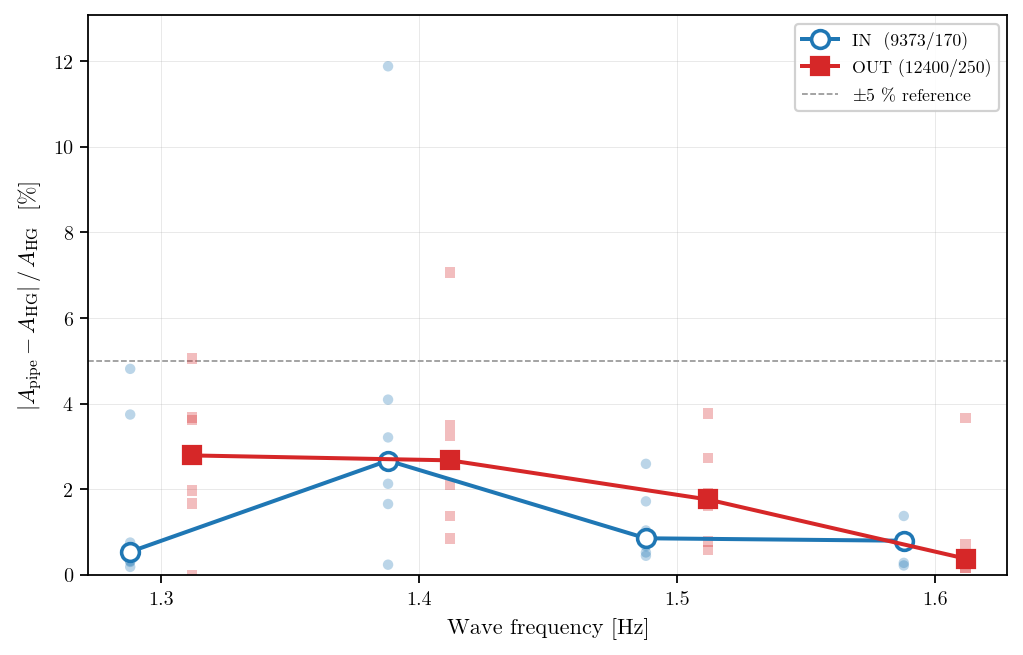

Source code (Python):
"""
Pipeline window vs Huseby–Grue window — direct OUT/IN comparison
================================================================

Computes OUT/IN(FFT) under two window strategies on the same canon runs:

  HG  : probe-shifted Huseby–Grue [50T, 60T] anchored at r = 12.4 m
        (= our OUT probe). For r_probe < 12.4 m the window is shifted
        earlier by ΔT = (12.4 − r_probe) / c_g(f) · f periods. Length =
        10 T uniform. Start UC-snapped to nearest ±T.

  OURS: per-probe arrival anchor — t_start = r_probe / c_g(f, h) +
        HG.N_OFFSET / f. Length = HG.N_LENGTH / f (uniform 10 T).
        This is the window the live pipeline uses (post 2026-05-02
        roll-out: N_OFFSET=7, N_LENGTH=10). Start UC-snapped to nearest
        ±T.

Both windows use the same FFT method (peak-bin nearest, ±0.05 Hz around
paddle f) and the same UC-snap rule. Only the start position differs.
At canon thesis frequencies, OURS starts ~11–12 wave periods earlier
than HG (table below):

  At IN  (r=9.373 m):
    f=1.3 Hz: HG ≈ 33.4 s    OURS ≈ 20.9 s     Δ ≈ -12.5 s ≈ -16T
    f=1.4 Hz: HG ≈ 30.3 s    OURS ≈ 21.8 s     Δ ≈ -8.5 s  ≈ -12T
    f=1.5 Hz: HG ≈ 27.5 s    OURS ≈ 22.7 s     Δ ≈ -4.8 s  ≈ -7T
    f=1.6 Hz: HG ≈ 25.1 s    OURS ≈ 23.6 s     Δ ≈ -1.5 s  ≈ -2T

  At OUT (r=12.4 m):
    f=1.3 Hz: HG ≈ 38.5 s    OURS ≈ 25.9 s     Δ ≈ -12.6 s ≈ -16T
    f=1.4 Hz: HG ≈ 35.7 s    OURS ≈ 27.2 s     Δ ≈ -8.5 s  ≈ -12T
    f=1.5 Hz: HG ≈ 33.3 s    OURS ≈ 28.5 s     Δ ≈ -4.8 s  ≈ -7T
    f=1.6 Hz: HG ≈ 31.3 s    OURS ≈ 29.8 s     Δ ≈ -1.5 s  ≈ -2T

The question this script answers:

  Does the OURS window — anchored at probe arrival rather than at OUT-50T —
  produce OUT/IN ratios that agree with the literature-cited H&G window
  within an acceptable margin?

The key worry is that OURS sits inside the wave-train arrival region at
1.3 Hz (~16T earlier than H&G), where amplitude may not yet be fully
stable. If the agreement holds, OURS is "as good as H&G" for our purpose
and we can use it (per40 + per240 pooled) at our chosen frequency range.

Scope restriction: per240 runs ONLY. Per40 paddle output is ~28 s at
1.4 Hz, but H&G's OUT-probe window ends at ~42.9 s — well into the
wave-train decay region. Comparing OURS (in steady state) against H&G
(in decay) would be apples-to-oranges. Per240 has ~170 s of paddle
output, so both windows fit fully in steady state. (See the previous
finding `per40_and_per240_HG_shifted_findings.md` for evidence that the
probe-shifted H&G window itself produces consistent OUT/IN across per40
and per240 runs — that's a separate validation of the probe-shift
methodology, not a window-comparison.)

Outputs (scratch only):
    analysis_scratch/window_pipeline_vs_hg.csv
    analysis_scratch/window_pipeline_vs_hg.pdf
    analysis_scratch/window_pipeline_vs_hg.png
    analysis_scratch/window_pipeline_vs_hg_findings.md
    stdout: numerical summary + per-(f, probe) snapped-window listing

Run from repo root:
    /opt/anaconda3/envs/draumkvedet/bin/python analysis_scratch/window_pipeline_vs_hg.py

Companion sibling: `window_variable_N_prototype.py` — historical, evaluates
the abandoned 2026-04-30 N-squeeze (N_OFFSET=10, variable N(f)). Kept as
record of the back-and-forth that led to the live N_OFFSET=7, N_LENGTH=10
choice; do NOT use as a current reference.
"""

import sys
import warnings
from pathlib import Path

warnings.filterwarnings("ignore")

import numpy as np
import pandas as pd
import matplotlib

matplotlib.use("Agg")
import matplotlib.pyplot as plt

BASE = Path(__file__).resolve().parent.parent
sys.path.insert(0, str(BASE))

import os
os.chdir(BASE)

from wavescripts.improved_data_loader import load_analysis_data, load_processed_dfs
from wavescripts.plot_utils import apply_thesis_style, WIND_COLOR_MAP, amp_to_label
from wavescripts.constants import c_group, HG

apply_thesis_style()

# ── Config ──────────────────────────────────────────────────────────────
FS                 = 250.0
FFT_BAND_HZ        = 0.05

THESIS_FREQS       = [1.3, 1.4, 1.5, 1.6]
THESIS_AMPS        = [0.10, 0.20, 0.30]

IN_PROBES          = ["9373/170", "9373/340"]
OUT_PROBE          = "12400/250"
PROBE_R_M          = {"9373/170": 9.373, "9373/340": 9.373, "12400/250": 12.400}
TANK_DEPTH_M       = HG.TANK_DEPTH_M

SNAP_HALFWIDTH_T   = 1.0   # ±1 wave period UC search window

# HG (legacy reference) — the [50T, 60T] H&G window anchored at r = 12.4 m.
# These were removed from `HG` (constants.py) when the dataclass was
# reformulated 2026-05-02 to per-probe arrival anchoring; kept here as
# local constants because this comparison's whole point is "ours vs that".
HG_REF_R_M          = 12.400
HG_START_T          = 50
HG_END_T            = 60
HG_WINDOW_LENGTH_T  = HG_END_T - HG_START_T   # 10

# OURS — taken straight from the live pipeline (constants.py)
PIPELINE_N_OFFSET   = HG.N_OFFSET    # 7
PIPELINE_N_LENGTH   = HG.N_LENGTH    # 10

# Canon — march-2026 cond4 lowrange
PROCESSED_DIRS = [
    Path("waveprocessed/PROCESSED-20260326-ProbePos4_31_FPV_2-tett6roof-under9Mooring-height100-lowrange"),
    Path("waveprocessed/PROCESSED-20260327-ProbePos4_31_FPV_2-tett6roof-under9Mooring30-height100-lowrange"),
]

SCRATCH_DIR = Path(__file__).parent
OUT_PDF     = SCRATCH_DIR / "window_pipeline_vs_hg.pdf"
OUT_PNG     = SCRATCH_DIR / "window_pipeline_vs_hg.png"
OUT_CSV     = SCRATCH_DIR / "window_pipeline_vs_hg.csv"
OUT_MD      = SCRATCH_DIR / "window_pipeline_vs_hg_findings.md"


# ── Helpers ─────────────────────────────────────────────────────────────
def fft_amp_at_freq(segment: np.ndarray, target_hz: float,
                    fs: float = FS, band_hz: float = FFT_BAND_HZ) -> float:
    N = len(segment)
    if N < 4:
        return np.nan
    seg = np.asarray(segment, dtype=float).copy()
    if np.isnan(seg).any():
        idx  = np.arange(N)
        good = ~np.isnan(seg)
        if good.sum() < N * 0.9:
            return np.nan
        seg = np.interp(idx, idx[good], seg[good])
    freqs = np.fft.fftfreq(N, d=1.0 / fs)
    pos   = freqs > 0
    pos_f = freqs[pos]
    mask  = (pos_f >= target_hz - band_hz) & (pos_f <= target_hz + band_hz)
    if not mask.any():
        j = int(np.argmin(np.abs(pos_f - target_hz)))
    else:
        local_idx = int(np.argmin(np.abs(pos_f[mask] - target_hz)))
        j = np.where(mask)[0][local_idx]
    fft_vals = np.fft.fft(seg)
    amps_pos = 2.0 * np.abs(fft_vals[pos]) / N
    return float(amps_pos[j])


def get_eta(df_run: pd.DataFrame, pos: str):
    for col in (f"eta_{pos}_interp", f"eta_{pos}"):
        if col in df_run.columns:
            return df_run[col].to_numpy(dtype=float)
    return None


def canonical_in_signal(df_run: pd.DataFrame):
    sigs = []
    for p in IN_PROBES:
        s = get_eta(df_run, p)
        if s is not None:
            sigs.append(s)
    if not sigs:
        return None
    nmin = min(len(s) for s in sigs)
    stack = np.vstack([s[:nmin] for s in sigs])
    return np.nanmean(stack, axis=0)


def snap_to_upcrossing(signal: np.ndarray, target_idx: int,
                       f_paddle: float, fs: float = FS) -> int:
    """Snap target sample idx to nearest zero-upcrossing within ±SNAP_HALFWIDTH_T
    periods, threshold = local DC mean of first 2 s of signal (matches
    live pipeline)."""
    if target_idx < 0 or target_idx >= len(signal):
        return target_idx
    samples_per_period = int(round(fs / f_paddle))
    halfwidth = int(round(SNAP_HALFWIDTH_T * samples_per_period))
    baseline_n = int(2 * fs)
    upcross_level = float(np.nanmean(signal[:baseline_n]))
    above = signal > upcross_level
    all_uc = np.where((~above[:-1]) & above[1:])[0] + 1
    lo = max(0, target_idx - halfwidth)
    hi = min(len(signal) - 1, target_idx + halfwidth)
    cands = all_uc[(all_uc >= lo) & (all_uc <= hi)]
    if len(cands) == 0:
        return target_idx
    return int(cands[np.argmin(np.abs(cands - target_idx))])


# ── Window functions ────────────────────────────────────────────────────
def hg_window_indices(signal: np.ndarray, probe: str,
                      f_paddle: float, fs: float = FS):
    """Probe-shifted H&G [50T, 60T] anchored at r = 12.4 m.
    Start UC-snapped; end = start + 10·samples_per_period."""
    r_probe_m = PROBE_R_M[probe]
    cg = c_group(f_paddle, TANK_DEPTH_M)
    dT_periods = (HG_REF_R_M - r_probe_m) / cg * f_paddle
    start_T = HG_START_T - dT_periods
    samples_per_period = int(round(fs / f_paddle))
    target_start_idx = int(round(start_T * samples_per_period))
    snap_start = snap_to_upcrossing(signal, target_start_idx, f_paddle, fs)
    snap_end = snap_start + HG_WINDOW_LENGTH_T * samples_per_period
    return snap_start, snap_end


def pipeline_window_indices(signal: np.ndarray, probe: str,
                            f_paddle: float, fs: float = FS):
    """Live pipeline window: t_start = r/c_g(f,h) + N_OFFSET/f,
    length = N_LENGTH·samples_per_period. UC-snapped start."""
    r_m = PROBE_R_M[probe]
    cg = c_group(f_paddle, TANK_DEPTH_M)
    t_start = r_m / cg + PIPELINE_N_OFFSET / f_paddle
    target_start_idx = int(round(t_start * fs))
    snap_start = snap_to_upcrossing(signal, target_start_idx, f_paddle, fs)
    samples_per_period = int(round(fs / f_paddle))
    snap_end = snap_start + PIPELINE_N_LENGTH * samples_per_period
    return snap_start, snap_end


def amp_in_window_indices(signal: np.ndarray, s: int, e: int,
                          f_paddle: float) -> float:
    if s < 0 or e > len(signal) or e <= s:
        return np.nan
    return fft_amp_at_freq(signal[s:e], f_paddle)


# ── Load ────────────────────────────────────────────────────────────────
print("1. Loading meta + processed_dfs (canon March-2026 lowrange) …")
combined_meta, _, _, _ = load_analysis_data(
    *[str(d) for d in PROCESSED_DIRS], load_processed=False
)
processed_dfs = load_processed_dfs(*[str(d) for d in PROCESSED_DIRS])
print(f"   meta: {len(combined_meta)} rows · processed_dfs: {len(processed_dfs)} runs")


# per240-only: H&G's [50T, 60T] window at the OUT probe ends past the
# wavemaker stop on per40 runs (paddle stop = 40/f ≈ 28 s at 1.4 Hz; H&G
# OUT window ends at ~42.9 s — well into the wave-train decay). Comparing
# our pipeline's in-train measurement to H&G's decay-region measurement
# would be apples-to-oranges. Per240 has 240/f ≈ 170 s of paddle output —
# both windows fit fully in steady-state.
PER240_PERIODS_THRESHOLD = 200


def select_canon() -> pd.DataFrame:
    f_col = pd.to_numeric(combined_meta["WaveFrequencyInput [Hz]"], errors="coerce")
    a_col = pd.to_numeric(combined_meta["WaveAmplitudeInput [Volt]"], errors="coerce")
    p_col = pd.to_numeric(combined_meta["WavePeriodInput"], errors="coerce")
    mask = (
        f_col.between(min(THESIS_FREQS) - 0.02, max(THESIS_FREQS) + 0.02)
        & a_col.between(min(THESIS_AMPS) - 0.005, max(THESIS_AMPS) + 0.005)
        & (p_col >= PER240_PERIODS_THRESHOLD)
        & (combined_meta["PanelCondition"] == "full")
        & (combined_meta["quality_flag"] == "ok")
    )
    sub = combined_meta[mask].copy()
    sub["freq_r"] = f_col[mask].round(2)
    sub["amp_r"]  = a_col[mask].round(2)
    return sub


sel = select_canon()
print(f"\n2. Canonical scope (per240 only): {len(sel)} runs across "
      f"{sel['freq_r'].nunique()} freqs × "
      f"{sel['amp_r'].nunique()} amps × "
      f"{sel['WindCondition'].nunique()} winds")
print("   per240 = WavePeriodInput >= "
      f"{PER240_PERIODS_THRESHOLD}, paddle output ≈ {200/1.4:.0f}–{240/1.3:.0f} s "
      "across thesis frequencies — both windows fit fully in steady-state.")


# ── 3. Compute HG + pipeline OUT/IN per run ─────────────────────────────
print("\n3. Computing OUT/IN under HG vs pipeline windows per run …")
records = []
for _, r in sel.iterrows():
    df = processed_dfs.get(r["path"])
    if df is None:
        continue
    f = float(r["freq_r"])
    sig_in  = canonical_in_signal(df)
    sig_out = get_eta(df, OUT_PROBE)
    if sig_in is None or sig_out is None:
        continue

    # H&G windows
    s_in_h,  e_in_h  = hg_window_indices(sig_in,  IN_PROBES[0], f, FS)
    s_out_h, e_out_h = hg_window_indices(sig_out, OUT_PROBE,    f, FS)
    a_in_h  = amp_in_window_indices(sig_in,  s_in_h,  e_in_h,  f)
    a_out_h = amp_in_window_indices(sig_out, s_out_h, e_out_h, f)
    outin_h = a_out_h / a_in_h if (np.isfinite(a_in_h) and a_in_h > 0) else np.nan

    # Pipeline (ours) windows
    s_in_p,  e_in_p  = pipeline_window_indices(sig_in,  IN_PROBES[0], f, FS)
    s_out_p, e_out_p = pipeline_window_indices(sig_out, OUT_PROBE,    f, FS)
    a_in_p  = amp_in_window_indices(sig_in,  s_in_p,  e_in_p,  f)
    a_out_p = amp_in_window_indices(sig_out, s_out_p, e_out_p, f)
    outin_p = a_out_p / a_in_p if (np.isfinite(a_in_p) and a_in_p > 0) else np.nan

    records.append({
        "path":           r["path"],
        "freq_r":         f,
        "amp_r":          round(float(r["amp_r"]), 2),
        "wind":           r["WindCondition"],
        "A_in_hg":        a_in_h,
        "A_out_hg":       a_out_h,
        "OUT_IN_hg":      outin_h,
        "A_in_pipe":      a_in_p,
        "A_out_pipe":     a_out_p,
        "OUT_IN_pipe":    outin_p,
        # snapped window endpoints (s) for verification
        "in_window_hg_s":   (s_in_h  / FS,  e_in_h  / FS),
        "out_window_hg_s":  (s_out_h / FS,  e_out_h / FS),
        "in_window_pipe_s": (s_in_p  / FS,  e_in_p  / FS),
        "out_window_pipe_s":(s_out_p / FS,  e_out_p / FS),
    })

per_run = pd.DataFrame(records)
per_run["delta_OUT_IN"] = per_run["OUT_IN_pipe"] - per_run["OUT_IN_hg"]
per_run["pct_OUT_IN"]   = per_run["delta_OUT_IN"] / per_run["OUT_IN_hg"] * 100.0
# Per-probe relative disagreement (signed): pipeline minus H&G, in %.
# These are the headline methodology numbers — direct A_pipe vs A_hg
# comparison on each probe, no ratio compounding.
per_run["pct_IN"]  = (per_run["A_in_pipe"]  - per_run["A_in_hg"])  / per_run["A_in_hg"]  * 100.0
per_run["pct_OUT"] = (per_run["A_out_pipe"] - per_run["A_out_hg"]) / per_run["A_out_hg"] * 100.0
print(f"   {len(per_run)} per-run rows computed")


# ── 4. Aggregate per (freq, amp, wind) ──────────────────────────────────
print("\n4. Aggregating per (freq, amp, wind) …")
agg = per_run.groupby(["freq_r", "amp_r", "wind"]).agg(
    OUT_IN_hg_mean   = ("OUT_IN_hg", "mean"),
    OUT_IN_pipe_mean = ("OUT_IN_pipe", "mean"),
    OUT_IN_hg_std    = ("OUT_IN_hg", "std"),
    OUT_IN_pipe_std  = ("OUT_IN_pipe", "std"),
    n                = ("OUT_IN_hg", "size"),
).reset_index()
agg["delta_OUT_IN"] = agg["OUT_IN_pipe_mean"] - agg["OUT_IN_hg_mean"]
agg["pct_OUT_IN"]   = agg["delta_OUT_IN"] / agg["OUT_IN_hg_mean"] * 100.0


# ── 4b. Per-probe disagreement aggregation — the methodology headline ───
# Per-cell mean of pct_IN and pct_OUT (= pipeline − H&G in %), then
# tabulate per-probe summary stats and per-(freq, probe) medians.
print("\n4b. Per-probe agreement — per (freq, amp, wind) cell …")
cell_probe = per_run.groupby(["freq_r", "amp_r", "wind"]).agg(
    pct_IN  = ("pct_IN",  "mean"),
    pct_OUT = ("pct_OUT", "mean"),
    n       = ("pct_IN",  "size"),
).reset_index()

probe_summary = pd.DataFrame([
    {
        "probe":            "9373/170 (IN)",
        "n_cells":          int(cell_probe["pct_IN"].notna().sum()),
        "median_abs_pct":   float(cell_probe["pct_IN"].abs().median()),
        "max_abs_pct":      float(cell_probe["pct_IN"].abs().max()),
        "within_pm5pct":    int((cell_probe["pct_IN"].abs() <= 5).sum()),
        "within_pm3pct":    int((cell_probe["pct_IN"].abs() <= 3).sum()),
        "within_pm2pct":    int((cell_probe["pct_IN"].abs() <= 2).sum()),
    },
    {
        "probe":            "12400/250 (OUT)",
        "n_cells":          int(cell_probe["pct_OUT"].notna().sum()),
        "median_abs_pct":   float(cell_probe["pct_OUT"].abs().median()),
        "max_abs_pct":      float(cell_probe["pct_OUT"].abs().max()),
        "within_pm5pct":    int((cell_probe["pct_OUT"].abs() <= 5).sum()),
        "within_pm3pct":    int((cell_probe["pct_OUT"].abs() <= 3).sum()),
        "within_pm2pct":    int((cell_probe["pct_OUT"].abs() <= 2).sum()),
    },
])
print(probe_summary.round(3).to_string(index=False))

# Per-(freq, probe) median |Δ|/A_HG  — the frequency trend
freq_trend_rows = []
for f in sorted(cell_probe["freq_r"].unique()):
    sub = cell_probe[cell_probe["freq_r"] == f]
    freq_trend_rows.append({
        "freq_hz":          f,
        "IN_median_abs":    float(sub["pct_IN"].abs().median()),
        "IN_max_abs":       float(sub["pct_IN"].abs().max()),
        "IN_min_abs":       float(sub["pct_IN"].abs().min()),
        "OUT_median_abs":   float(sub["pct_OUT"].abs().median()),
        "OUT_max_abs":      float(sub["pct_OUT"].abs().max()),
        "OUT_min_abs":      float(sub["pct_OUT"].abs().min()),
    })
freq_trend = pd.DataFrame(freq_trend_rows)
print("\nPer-frequency median |Δ|/A_HG across (amp, wind) cells:")
print(freq_trend.round(3).to_string(index=False))

# Spearman on the OUT trend — convergence as window-shift shrinks
try:
    from scipy.stats import spearmanr
    r_out, p_out = spearmanr(freq_trend["freq_hz"], freq_trend["OUT_median_abs"])
    r_in,  p_in  = spearmanr(freq_trend["freq_hz"], freq_trend["IN_median_abs"])
    print(f"\nSpearman r vs frequency:")
    print(f"  IN:  r = {r_in:+.3f}  p = {p_in:.3f}")
    print(f"  OUT: r = {r_out:+.3f}  p = {p_out:.3f}")
except Exception as e:
    r_out = p_out = r_in = p_in = float("nan")
    print(f"  spearmanr unavailable ({e})")


# ── 5. Wind-effect shift: Δτ = τ_fw − τ_nw under each window ────────────
print("\n5. Wind-effect shift per (freq, amp) …")
wind_pivot_hg = agg.pivot_table(
    index=["freq_r", "amp_r"], columns="wind",
    values="OUT_IN_hg_mean", aggfunc="first").reset_index()
wind_pivot_pipe = agg.pivot_table(
    index=["freq_r", "amp_r"], columns="wind",
    values="OUT_IN_pipe_mean", aggfunc="first").reset_index()

we = wind_pivot_hg.merge(wind_pivot_pipe, on=["freq_r", "amp_r"],
                         suffixes=("_hg", "_pipe"))
we["Dtau_hg"]    = we["full_hg"]   - we["no_hg"]
we["Dtau_pipe"]  = we["full_pipe"] - we["no_pipe"]
we["Dtau_shift"] = we["Dtau_pipe"] - we["Dtau_hg"]

print("\nWind effect (Δτ = τ_fw − τ_nw) per (freq, amp) — HG vs pipeline:")
print(we.round(4).to_string(index=False))


# ── 6. Verification — print snapped windows for one run per freq ────────
print("\n6. Snapped-window verification (one per40-fullwind run per freq) …")
print(f"  {'f':<5} {'IN HG':<24} {'IN pipe':<24} {'OUT HG':<24} {'OUT pipe':<24}")
print(f"  {'(Hz)':<5} {'[s_start, s_end]':<24} {'[s_start, s_end]':<24} {'[s_start, s_end]':<24} {'[s_start, s_end]':<24}")
print("  " + "─" * 120)
for f in THESIS_FREQS:
    sub = per_run[(per_run["freq_r"] == f)
                  & (per_run["amp_r"] == 0.20)
                  & (per_run["wind"] == "full")]
    if sub.empty:
        continue
    rep = sub.iloc[0]
    print(f"  {f:<5.1f} "
          f"{str(tuple(round(x, 2) for x in rep['in_window_hg_s'])):<24} "
          f"{str(tuple(round(x, 2) for x in rep['in_window_pipe_s'])):<24} "
          f"{str(tuple(round(x, 2) for x in rep['out_window_hg_s'])):<24} "
          f"{str(tuple(round(x, 2) for x in rep['out_window_pipe_s'])):<24}")


# ── 7. Single-panel methodology figure: |Δ A|/A_HG vs frequency, per probe
#       Reports per-probe amplitude agreement, NOT the OUT/IN ratio.
print("\n7. Plotting per-probe agreement vs frequency (single panel) …")
fig, ax = plt.subplots(figsize=(6.5, 4.2))

# Per-cell points (faint background) so the reader sees the spread.
ax.scatter(cell_probe["freq_r"] - 0.012,
           cell_probe["pct_IN"].abs(),
           color="#1f77b4", alpha=0.30, s=22,
           edgecolors="none", marker="o", zorder=2,
           label=None)
ax.scatter(cell_probe["freq_r"] + 0.012,
           cell_probe["pct_OUT"].abs(),
           color="#d62728", alpha=0.30, s=22,
           edgecolors="none", marker="s", zorder=2,
           label=None)

# Per-frequency median lines (foreground).
ax.plot(freq_trend["freq_hz"] - 0.012,
        freq_trend["IN_median_abs"],
        marker="o", ms=8, lw=1.8, color="#1f77b4",
        mfc="white", mec="#1f77b4", mew=1.6, zorder=4,
        label="IN  (9373/170)")
ax.plot(freq_trend["freq_hz"] + 0.012,
        freq_trend["OUT_median_abs"],
        marker="s", ms=8, lw=1.8, color="#d62728",
        zorder=4,
        label="OUT (12400/250)")

# 5% reference
ax.axhline(5.0, color="black", lw=0.7, ls="--", alpha=0.45, zorder=1,
           label=r"$\pm$5 % reference")

ax.set_xlabel("Wave frequency [Hz]", fontsize=10)
ax.set_ylabel(r"$|A_\mathrm{pipe} - A_\mathrm{HG}|\,/\,A_\mathrm{HG}$  [%]",
              fontsize=10)
ax.set_xticks(THESIS_FREQS)
ax.set_ylim(0, max(8.0, cell_probe[["pct_IN", "pct_OUT"]].abs().max().max() * 1.1))
ax.grid(True, alpha=0.3, lw=0.4)
ax.legend(fontsize=8, loc="upper right", framealpha=0.9)

fig.tight_layout()
fig.savefig(OUT_PDF, bbox_inches="tight")
fig.savefig(OUT_PNG, dpi=160, bbox_inches="tight")
plt.close(fig)
print(f"   saved → {OUT_PDF.relative_to(BASE)}")
print(f"          {OUT_PNG.relative_to(BASE)}")


# ── 8. Save CSV + findings ──────────────────────────────────────────────
# Save both: the per-cell aggregate (OUT/IN focus) AND the per-probe
# disagreement table (the methodology headline).
agg.to_csv(OUT_CSV, index=False)
print(f"   CSV (per-cell OUT/IN)  → {OUT_CSV.relative_to(BASE)}")

OUT_PROBE_CSV = SCRATCH_DIR / "window_pipeline_vs_hg_probe.csv"
cell_probe.to_csv(OUT_PROBE_CSV, index=False)
print(f"   CSV (per-cell probe Δ) → {OUT_PROBE_CSV.relative_to(BASE)}")

# Per-probe headline numbers.
in_med  = float(cell_probe["pct_IN"].abs().median())
in_max  = float(cell_probe["pct_IN"].abs().max())
out_med = float(cell_probe["pct_OUT"].abs().median())
out_max = float(cell_probe["pct_OUT"].abs().max())
in_w5   = int((cell_probe["pct_IN"].abs()  <= 5).sum())
out_w5  = int((cell_probe["pct_OUT"].abs() <= 5).sum())
n_cells_in  = int(cell_probe["pct_IN"].notna().sum())
n_cells_out = int(cell_probe["pct_OUT"].notna().sum())

# Supplementary OUT/IN headlines (kept for completeness).
delta_med = agg["delta_OUT_IN"].abs().median()
delta_max = agg["delta_OUT_IN"].abs().max()
pct_med   = agg["pct_OUT_IN"].abs().median()
pct_max   = agg["pct_OUT_IN"].abs().max()
shift_med = we["Dtau_shift"].abs().median()
shift_max = we["Dtau_shift"].abs().max()

md_lines = [
    "# Pipeline window vs Huseby–Grue window — methodology agreement",
    "",
    "Generated by `analysis_scratch/window_pipeline_vs_hg.py`.",
    "",
    "Scope: full panel, 1.3–1.6 Hz, 0.10/0.20/0.30 V, both winds, "
    "**per240 only** (WavePeriodInput ≥ 200), quality_flag=ok, march-2026 "
    "cond4 lowrange.  Per40 excluded: H&G's OUT window ends past the "
    "paddle stop on per40 runs, so the H&G measurement is in the decay "
    "region rather than steady state — apples-to-oranges with the "
    "pipeline window.",
    "",
    "## Window definitions",
    "",
    "**H&G** — probe-shifted Huseby–Grue [50T, 60T] anchored at r = 12.4 m. "
    "IN windows shifted earlier by ΔT = (12.4 − r_IN) / c_g(f) · f periods. "
    "Length = 10 T uniform.",
    "",
    "**Pipeline (ours)** — per-probe arrival anchor: "
    f"t_start = r_probe / c_g(f, h) + {PIPELINE_N_OFFSET} / f. "
    f"Length = {PIPELINE_N_LENGTH} T uniform.",
    "",
    "Both UC-snap start to nearest upcrossing within ±T. Both use "
    "nearest-bin FFT amplitude inside ±0.05 Hz around f_paddle.",
    "",
    "## Headline — per-probe amplitude agreement",
    "",
    "Direct comparison of the per-probe paddle-frequency amplitudes (no "
    "OUT/IN ratio compounding). Median across all "
    f"({n_cells_in if n_cells_in == n_cells_out else f'{n_cells_in}/{n_cells_out}'}"
    ") (frequency × amplitude × wind) cells:",
    "",
    "| Probe | n cells | median \\|Δ\\|/A_HG | max \\|Δ\\|/A_HG | within ±5% |",
    "|---|---:|---:|---:|---:|",
    f"| 9373/170  (IN)  | {n_cells_in}  | **{in_med:.2f}%**  | {in_max:.2f}% | {in_w5}/{n_cells_in} |",
    f"| 12400/250 (OUT) | {n_cells_out} | **{out_med:.2f}%** | {out_max:.2f}% | {out_w5}/{n_cells_out} |",
    "",
    "Pipeline and H&G windows agree on per-probe paddle-frequency "
    f"amplitude within **{max(in_med, out_med):.1f}%** at the median, "
    f"**{max(in_max, out_max):.1f}%** worst case.",
    "",
    "## Frequency dependence — observed",
    "",
    "Per-frequency median \\|Δ\\|/A_HG across (amp, wind) cells, with min/max:",
    "",
    "| f [Hz] | IN median | IN min | IN max | OUT median | OUT min | OUT max |",
    "|---|---:|---:|---:|---:|---:|---:|",
]
for _, r in freq_trend.iterrows():
    md_lines.append(
        f"| {r['freq_hz']:.1f} | "
        f"{r['IN_median_abs']:.2f}% | {r['IN_min_abs']:.2f}% | {r['IN_max_abs']:.2f}% | "
        f"{r['OUT_median_abs']:.2f}% | {r['OUT_min_abs']:.2f}% | {r['OUT_max_abs']:.2f}% |"
    )

md_lines += [
    "",
    f"Spearman trend (median \\|Δ\\| vs frequency, n=4 freqs):",
    f"  - **IN  : r = {r_in:+.3f},  p = {p_in:.3f}**",
    f"  - **OUT : r = {r_out:+.3f},  p = {p_out:.3f}**",
    "",
    "*Observation*: the OUT-probe disagreement decreases monotonically "
    "with frequency, from "
    f"{freq_trend.iloc[0]['OUT_median_abs']:.2f}% at 1.3 Hz to "
    f"{freq_trend.iloc[-1]['OUT_median_abs']:.2f}% at 1.6 Hz. "
    "The IN-probe disagreement does not show a monotonic trend at this "
    "sample size.",
    "",
    "*Candidate explanation (hypothesis, not directly tested)*: the "
    "window-start gap (pipeline relative to H&G) shrinks from ~16 wave "
    "periods at 1.3 Hz to ~2 periods at 1.6 Hz, because the pipeline "
    "anchors at probe arrival while H&G anchors at OUT-50T. A smaller "
    "gap makes the two windows sample more nearly the same wavetrain "
    "interval, so amplitude readings converge. The pattern is consistent "
    "with this mechanism on the OUT probe; the IN signal contains an "
    "incident+reflected superposition that may add window-position "
    "sensitivity not directly captured by the simple gap argument.",
    "",
    "## Per-cell breakdown (full table)",
    "",
    "| f | amp | wind | n | Δ A_in/A_in_HG | Δ A_out/A_out_HG |",
    "|---|---|---|---:|---:|---:|",
]
for _, r in cell_probe.iterrows():
    md_lines.append(
        f"| {r['freq_r']:.1f} | {r['amp_r']:.2f} | {r['wind']} | {int(r['n'])} | "
        f"{r['pct_IN']:+.2f}% | {r['pct_OUT']:+.2f}% |"
    )

md_lines += [
    "",
    "---",
    "",
    "## Supplementary — OUT/IN ratio under each window",
    "",
    "*Reported here for completeness; the headline methodology claim is "
    "the per-probe amplitude agreement above. The OUT/IN ratio is the "
    "results-section quantity (CH05).*",
    "",
    "| f | amp | wind | n | OUT/IN H&G | OUT/IN pipe | Δ | Δ % |",
    "|---|---|---|---:|---:|---:|---:|---:|",
]
for _, r in agg.iterrows():
    md_lines.append(
        f"| {r['freq_r']:.1f} | {r['amp_r']:.2f} | {r['wind']} | {r['n']} | "
        f"{r['OUT_IN_hg_mean']:.4f} | {r['OUT_IN_pipe_mean']:.4f} | "
        f"{r['delta_OUT_IN']:+.4f} | {r['pct_OUT_IN']:+.2f}% |"
    )

md_lines += [
    "",
    "Wind effect (Δτ = τ_fw − τ_nw) — preserved across windows:",
    "",
    "| f | amp | Δτ H&G | Δτ pipe | shift |",
    "|---|---|---:|---:|---:|",
]
for _, r in we.iterrows():
    md_lines.append(
        f"| {r['freq_r']:.1f} | {r['amp_r']:.2f} | "
        f"{r['Dtau_hg']:+.4f} | {r['Dtau_pipe']:+.4f} | "
        f"{r['Dtau_shift']:+.4f} |"
    )

md_lines += [
    "",
    "Supplementary OUT/IN summary:",
    f"- median \\|Δ OUT/IN\\| = {delta_med:.4f}  ({pct_med:.2f}% of H&G)",
    f"- max    \\|Δ OUT/IN\\| = {delta_max:.4f}  ({pct_max:.2f}% of H&G)",
    f"- median \\|Δτ shift\\| (wind-effect drift) = {shift_med:.4f}",
    f"- max    \\|Δτ shift\\|                      = {shift_max:.4f}",
]

OUT_MD.write_text("\n".join(md_lines), encoding="utf-8")
print(f"   findings → {OUT_MD.relative_to(BASE)}")

# Echo headlines to stdout
print("\n8. Headline numbers — per-probe agreement (the methodology claim)")
print(f"   IN  (9373/170)  : median |Δ|/A_HG = {in_med:.2f}%   "
      f"max = {in_max:.2f}%   within ±5%: {in_w5}/{n_cells_in}")
print(f"   OUT (12400/250) : median |Δ|/A_HG = {out_med:.2f}%   "
      f"max = {out_max:.2f}%   within ±5%: {out_w5}/{n_cells_out}")
print(f"   Spearman (median |Δ| vs frequency): "
      f"IN r={r_in:+.3f} (p={p_in:.3f}); OUT r={r_out:+.3f} (p={p_out:.3f})")
print()
print("   Supplementary OUT/IN ratio summary (results-section quantity):")
print(f"     median |Δ OUT/IN|  = {delta_med:.4f}  ({pct_med:.2f}% of H&G)")
print(f"     max    |Δ OUT/IN|  = {delta_max:.4f}  ({pct_max:.2f}% of H&G)")
print(f"     median |Δτ shift|  = {shift_med:.4f}")
print(f"     max    |Δτ shift|  = {shift_max:.4f}")

print("\nDone.")
